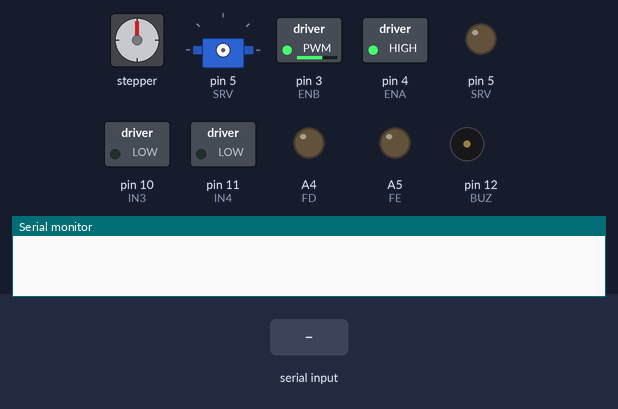
Bench run of a sketch on a simulated Arduino Uno, built with avr-gcc and run on an emulated ATmega328P. Parts: stepper motor, servo, switched loads named in the sketch (green lamp = pin HIGH), output pins drawn as LEDs (lit = HIGH), buzzer (waves = sounding), the last lines printed to the serial monitor. Wiring (inferred from the names in the program): stepper motor (2048 steps per turn assumed): coils A0, A1, A2, A3. Inputs (shaded band) come from the test bench. Pins used as bus, display or sensor lines are not drawn.

Above: at 1.2 s.
1.3 s: "F" received over the second serial link
At 2.0 s:
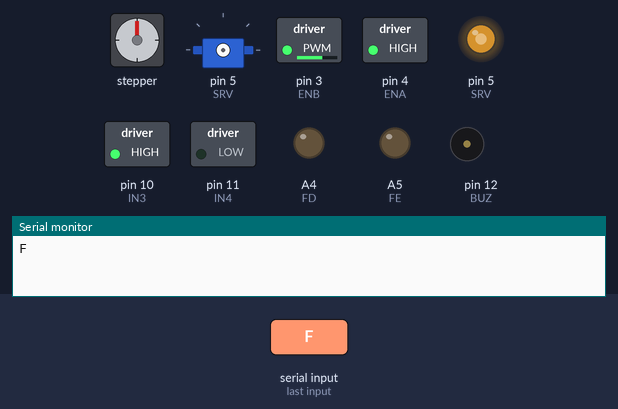
2.8 s: "B" received over the second serial link
At 3.1 s:
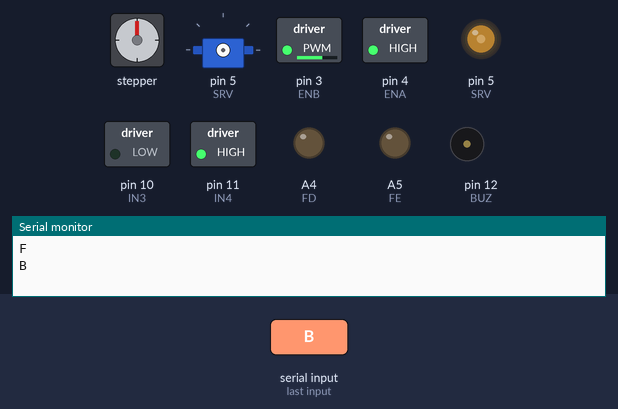
4.3 s: "R" received over the second serial link
5.8 s: "L" received over the second serial link
At 6.6 s:
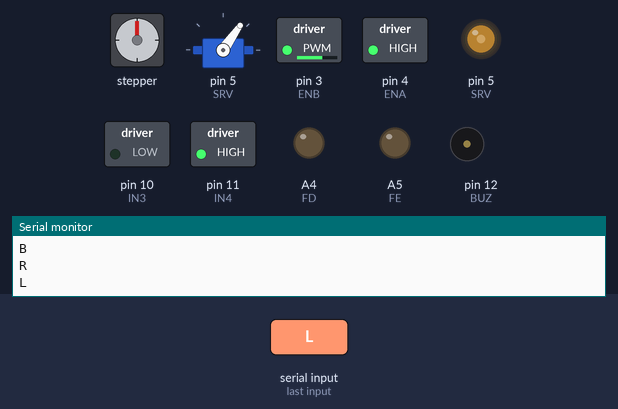
7.3 s: "S" received over the second serial link
At 7.8 s:
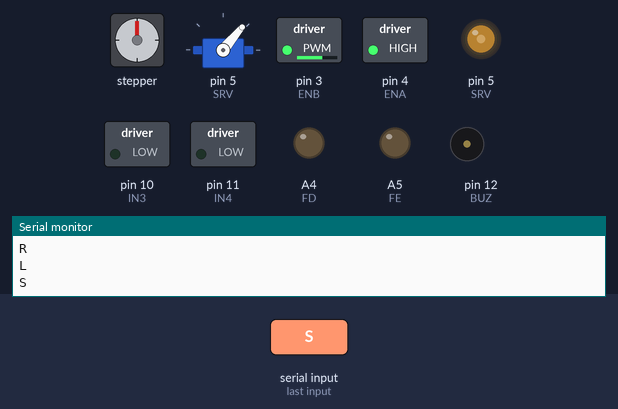
8.8 s: "V" received over the second serial link
At 9.6 s:
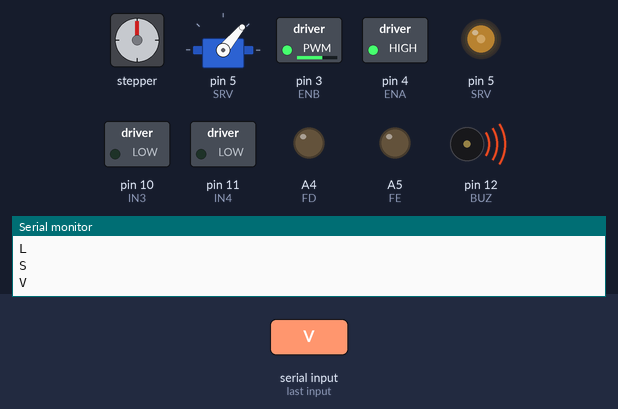
Timing chart, 0 to 11.8 s (numbered marks = the images above; inputs shaded):
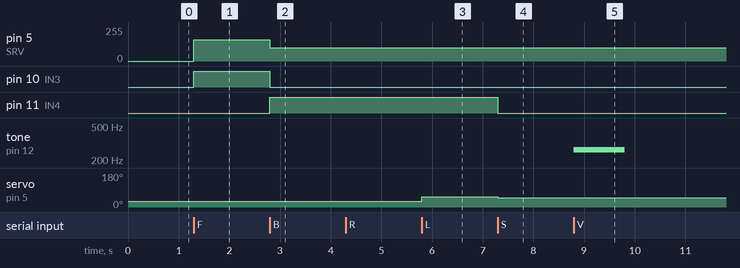

Measured:
- after the input at 1.3 s, pin 5 (SRV): 0/255 → 160/255 at once; pin 10 (IN3): LOW → HIGH at once
- after the input at 2.8 s, pin 5 (SRV): 160/255 → 100/255 at once; pin 10 (IN3): HIGH → LOW at once; pin 11 (IN4): LOW → HIGH at once
- after the input at 5.8 s, servo on pin 5 (SRV): 30° → 55° at once
- after the input at 7.3 s, pin 11 (IN4): HIGH → LOW at once; servo on pin 5 (SRV): 55° → 50° at once
- after the input at 8.8 s, tone on pin 12 (BUZ): silent → 262 Hz at once, → silent 1.0 s later

The sketch:

carrinho.ino
```cpp
#include <SoftwareSerial.h>
#include <Servo.h>

SoftwareSerial NteSerial(6,7); // Rx, Tx

 /* MÓDULO DRIVER COM DUPLA PONTE-H - L298 + MOTOR DC:
   liga-se os pinos ENA, IN1, IN2, IN3, IN4 e ENB do módulo nas
   portas digitais D8, D9, D10 e D11 respectivamente do Arduino.
   O borne do Módulo referente ao MOTOR A deve ser ligado na fase A
   do motor de passo e o borne do MOTOR B na fase B. Já no borne
   central do Módulo deve-se ligar o VMS na tensão positiva de uma
   fonte externa de acordo com a capacidade dos motores. No GND do
   borne central deve-se ligar o GND dessa mesma fonte externa. E o
   GND do Arduino também deve ser interligado com o GND da fonte externa.
*/

/////////////////////////////////
// INICIALIZAÇÃO DAS VARIÁVEIS //
/////////////////////////////////
char comando;
Servo myservo;
int CEN = 50;        // Direcao central

int SRV=5;          // Define o pino 2 como o servo


// int IN1=8;           //inicializando variável denominada
                     //IN1 no pino digital 8

// int IN2=9;           //inicializando variável denominada
                     //IN2 no pino digital 9

int IN3=10;          //inicializando variável denominada
                     //IN3 no pino digital 10

int IN4=11;          //inicializando variável denominada
                     //IN4 no pino digital 11

int RD=A0;           //inicializa variavel denominada
                     //FD no pino analogico A0

int RE=A1;           //inicializa variavel denominada
                     //FD no pino analogico A1

int FD=A4;           //inicializa variavel denominada
                     //FD no pino analogico A0

int FE=A5;           //inicializa variavel denominada
                     //FD no pino analogico A1

int MD=A2;           //inicializa variavel denominada
                     //FD no pino analogico A0

int ME=A3;           //inicializa variavel denominada
                     //FD no pino analogico A1

int BUZ=12;            // Declara Buzina

int velocidade = 5;

///////////
// SETUP //
///////////
void setup()
{
 //myservo.attach(2); // Inicializa controle do cervo no pino 2
 pinMode(4,OUTPUT); //ENA
 pinMode(3,OUTPUT); //ENB

 analogWrite(3,160); // Velocidade dos motores aproximadamente 5V
 analogWrite(4,160); // Velocidade dos motores aproximadamente 5V

 // pinMode(IN1,OUTPUT); //configurando pino8(IN1)
                      //como uma SAÍDA digital.

 // pinMode(IN2,OUTPUT); //configurando pino9(IN2)
                      //como uma SAÍDA digital.

 pinMode(IN3,OUTPUT); //configurando pino10(IN3)
                      //como uma SAÍDA digital.

 pinMode(IN4,OUTPUT); //configurando pino11(IN4)
                      //como uma SAÍDA digital.


 pinMode(RD,OUTPUT); //configurando pinoA0(FD) Re direrita
                      //como uma SAÍDA digital.

 pinMode(RE,OUTPUT); //configurando pinoA0(FE) Re esquerda
                      //como uma SAÍDA digital.

 pinMode(FD,OUTPUT); //configurando pinoA0(FD) Farol Direito
                      //como uma SAÍDA digital.

 pinMode(FE,OUTPUT); //configurando pinoA0(FE) Farol Esquerdo

 pinMode(MD,OUTPUT); //configurando pinoA0(FD) Farol Milha Direito
                      //como uma SAÍDA digital.

 pinMode(ME,OUTPUT); //configurando pinoA0(FE) Farol Milha Esquerdo

 pinMode(BUZ,OUTPUT); // Pino 12 como buzzer

 Serial.begin(9600);

 NteSerial.begin(9600);

}


void loop()
{
 /*
   Para operar um motor DC é necessário alimentar suas bobinas com
   Vcc e GND. Para fazê-lo girar em sentido contrário, basta inverter
   o Vcc com o GND.
   O controle de velocidade pode ser obtido conectando-se os pinos
   ENA (ENB) a um pino PWM do Arduino e fazendo as devidas configurações
   na programação.
   Veja abaixo uma sequência para operar os dois motores DC no mesmo sentido:
    Bobina A1  1 (HIGH)
    Bobina A2  0 (LOW)
    Bobina B1  1 (HIGH)
    Bobina B2  0 (LOW)
 */

if (NteSerial.available()) {

    comando = NteSerial.read();
    Serial.println(comando);
    switch(comando){
      case  'F':
        Frente();
        break;
      case  'B':
        Re();
        break;
      case  'R':
        VirarDireita();
        break;
      case  'L':
        VirarEsquerda();
        break;
      case  'S':
        Parado();
        Centro();
        break;
      case  'V':
        LigaBuzina();
        break;
      case  'v':
        DesligaBuzina();
        break;
      case  'U':
        AcendeRe();
        break;
      case  'u':
        ApagaRe();
        break;
      case  'W':
        AcendeFarol();
        break;
      case  'w':
        ApagaFarol();
        break;
      case  'X':
        LigaAlerta();
        break;
      case  'x':
        DesligaAlerta();
        break;
    }

  }
}


void LigaBuzina(){
  tone(BUZ,262,1000);
  delay(600);
}

void DesligaBuzina(){

}

void Frente(){
   analogWrite(velocidade,160);
   digitalWrite(IN3,HIGH);
   digitalWrite(IN4,LOW);
   digitalWrite(MD,HIGH);
   digitalWrite(ME,HIGH);
}

void Re(){
  analogWrite(velocidade,100);
  digitalWrite(IN3,LOW);
  digitalWrite(IN4,HIGH);
  digitalWrite(RD,HIGH);
  digitalWrite(RE,HIGH);
}

void Parado(){
  analogWrite(velocidade,0);
  digitalWrite(IN3,LOW);
  digitalWrite(IN4,LOW);
  digitalWrite(MD,LOW);
  digitalWrite(ME,LOW);
  // digitalWrite(RD,LOW);
  // digitalWrite(RE,LOW);
}

void Centro(){
  myservo.attach(SRV);
  myservo.write(CEN);
  myservo.detach();
}

void VirarDireita(){
   // analogWrite(velocidade,100);
   // digitalWrite(IN1,HIGH);
   // digitalWrite(IN2,LOW);

   myservo.attach(SRV);
   myservo.write(30);
   delay(20);
   myservo.detach();
}

void VirarEsquerda(){
  // analogWrite(velocidade,100);
  // digitalWrite(IN1,LOW);
  // digitalWrite(IN2,HIGH);

  myservo.attach(SRV);
  myservo.write(55);
  delay(20);
  myservo.detach();
}

void AcendeFarol(){
  digitalWrite(FD,HIGH);
  digitalWrite(FE,HIGH);
}

void ApagaFarol(){
  digitalWrite(FD,LOW);
  digitalWrite(FE,LOW);
}

void AcendeRe(){
  digitalWrite(RD,HIGH);
  digitalWrite(RE,HIGH);
}

void ApagaRe(){
  digitalWrite(RD,LOW);
  digitalWrite(RE,LOW);
}

void LigaAlerta()
{
   for (int i=0; i <= 255; i++){
      analogWrite(MD, i);
      analogWrite(ME, i);
      delay(10);
   }
}

void DesligaAlerta()
{
    digitalWrite(MD,LOW);
    digitalWrite(ME,LOW);
}
```
